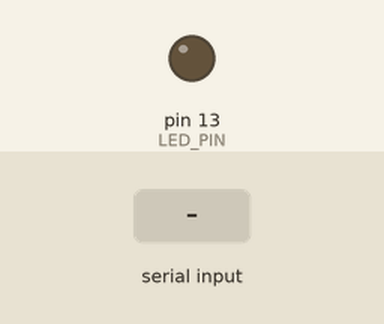
A sketch run on a simulated Arduino Uno, built with avr-gcc and run on an emulated ATmega328P. Shown: output pins drawn as LEDs (lit = HIGH). The inputs (shaded band) are chosen by the test bench.

Above: at 1.2 s.
1.3 s: "1" received over Serial
At 3.4 s:
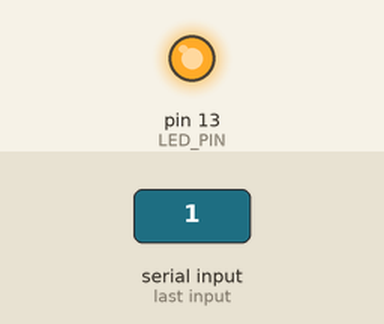
Timing chart, 0 to 8.1 s (numbered marks = the images above; inputs shaded):
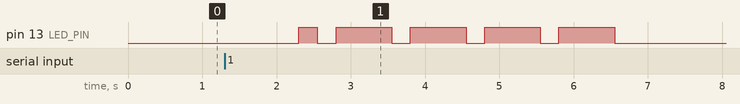

The sketch:

morse-code-generator.ino
```cpp
// Define the LED pin
const int LED_PIN = 13;

// Create two arrays, one to hold the characters and other to hold their Morse codes
char letters[36] = {'A', 'B', 'C', 'D', 'E', 'F', 'G', 'H', 'I', 'J', 'K', 'L', 'M', 'N', 'O', 'P', 'Q', 'R', 'S', 'T', 'U', 'V', 'W', 'X', 'Y', 'Z', '1', '2', '3', '4', '5', '6', '7', '8', '9', '0'};
String codes[36] = {".-", "-...", "-.-.", "-..", ".", "..-", "--.", "....", "..", ".---", "-.-", ".-..", "--", "-.", "---", ".--.", "--.-", ".-.", "...", "-", "..-", "...-", ".--", "-..-", "-.--", "--..", ".----", "..---", "...--", "....-", ".....", "-....", "--....", "---..", "----.", "-----"};

void MorseCode(String message)
{

  // Loop over the 'message' variable
  for (int i = 0; i < message.length(); i++) {

    // Loop over the 'letters' array and check which character matches the current character in 'message' array
    for (int j = 0; j < 36; j++) {

      if (letters[j] == message[i]) {

        // Get the Morse code of current character and loop over its contents
        for (int k = 0; k < codes[j].length(); k++) {

          // For the dot, blink the LED for 250ms
          if (codes[j][k] == '.') {
            digitalWrite(LED_PIN, HIGH);
            delay(250);
          }

          // For the dash, blink the LED for 750ms
          else {
            digitalWrite(LED_PIN, HIGH);
            delay(750);
          }

          // After each character, turn LED off for 250ms
          digitalWrite(LED_PIN, LOW);
          delay(250);

        }

        // If character is found in 'letters', break and move to the next index in 'message'
        break;

      }

    }

  }

}

void setup() {

  // Initialize the Serial Monitor with baud rate of 9600
  Serial.begin(9600);

  // Set the LED_PIN as OUTPUT
  pinMode(LED_PIN, OUTPUT);
}

void loop() {

  // Initialize a String variable with empty string
  String response = "";

  // Wait while something is sent through Serial Monitor
  while (Serial.available() == 0)
    {
    }

  // Read from Serial Monitor to the response variable
  response = Serial.readString();

  // Call the MorseCode() function with received response as argument
  MorseCode(response);
}
```

Measured:
- after the input at 1.3 s, pin 13 (LED_PIN): LOW → HIGH after 1.0 s, then repeats every 1.0 s: LOW 0.25 s, HIGH 0.75 s, until it stays LOW from 6.6 s
